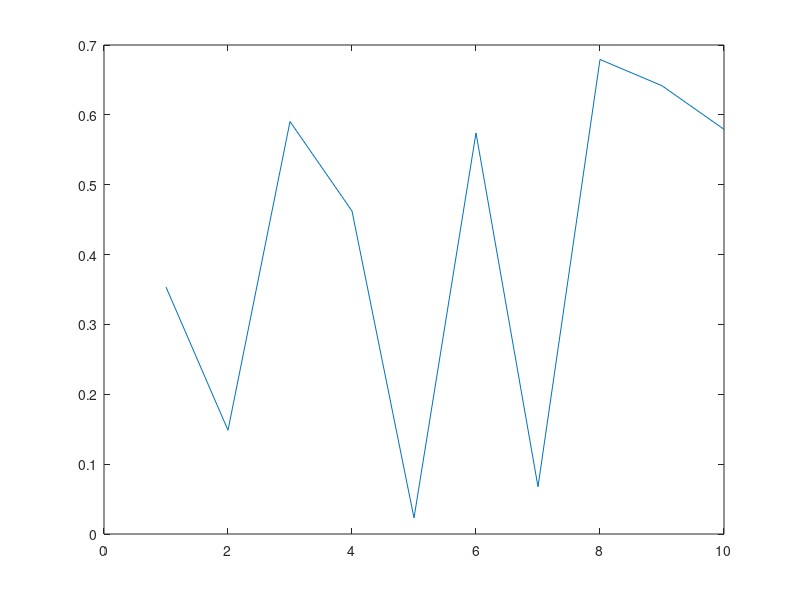

The MATLAB script that drew this image: (Note: this script raises an error after producing the figure.)
close all; clear all; clc;


%% create a sample plot for demo 
figure;
plot(rand(1,10));


%% call the function to place down the rectangle and axes 
[rect, zoomedAxes] = addZoomInAxes(gca);


%% can further style rect and zoomedAxes as needed 


